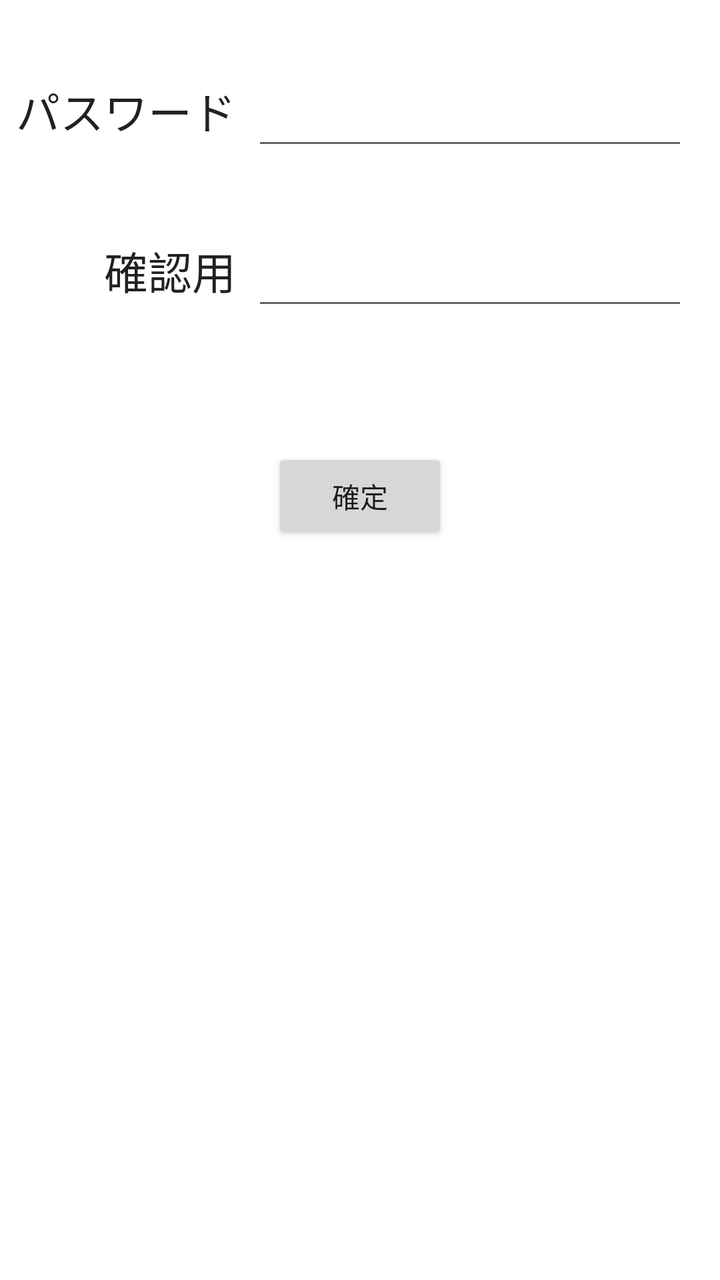
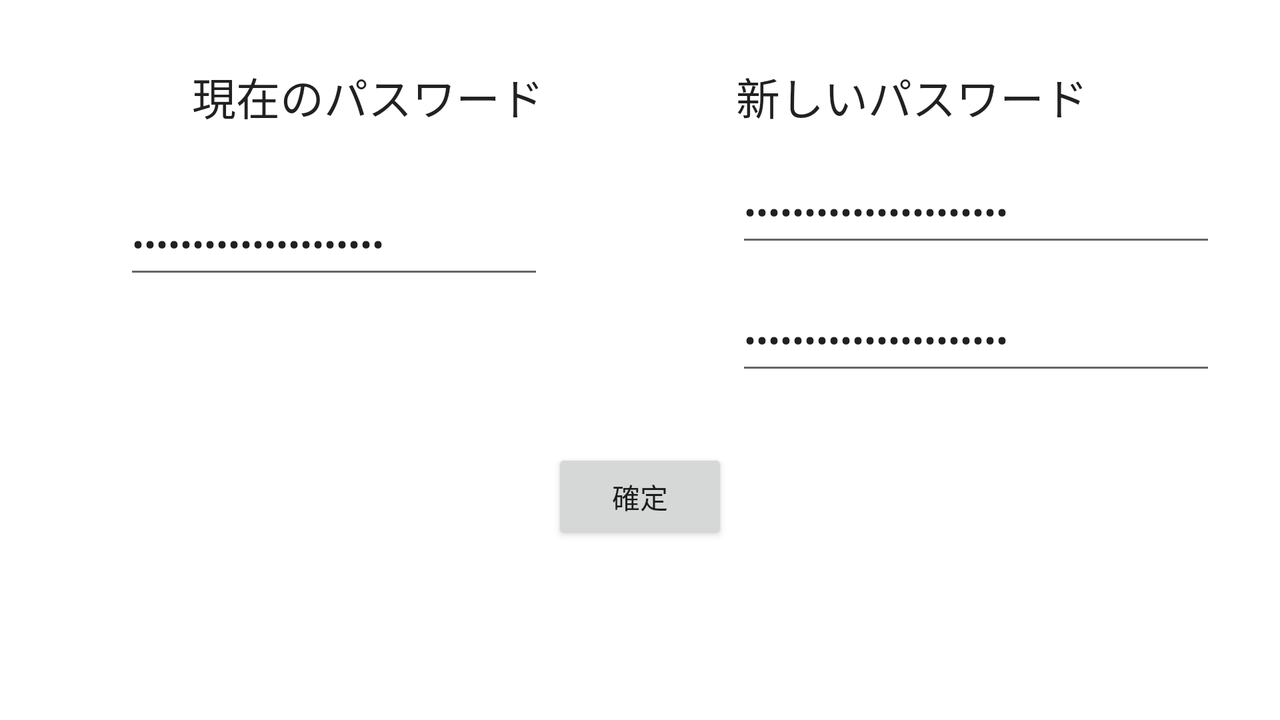

Compare how this app lays out the same screen by default and in its alternative resource folder. The renders come first, then the two layout files and the values they reference.
<!-- AndroidManifest.xml: application theme Theme.ScreenDesign -->
<!-- res/layout/activity_password_change.xml -->
<?xml version="1.0" encoding="utf-8"?>
<androidx.constraintlayout.widget.ConstraintLayout xmlns:android="http://schemas.android.com/apk/res/android"
    xmlns:app="http://schemas.android.com/apk/res-auto"
    xmlns:tools="http://schemas.android.com/tools"
    android:layout_width="match_parent"
    android:layout_height="match_parent"
    tools:context=".activity.PasswordChangeActivity">

    <EditText
        android:id="@+id/editTextTextPassword3"
        android:layout_width="0dp"
        android:layout_height="wrap_content"
        android:layout_marginStart="8dp"
        android:layout_marginTop="32dp"
        android:layout_marginEnd="16dp"
        android:ems="10"
        android:inputType="textPassword"
        android:minHeight="48dp"
        app:layout_constraintEnd_toEndOf="parent"
        app:layout_constraintStart_toEndOf="@+id/textView7"
        app:layout_constraintTop_toBottomOf="@+id/editTextTextPassword"
        tools:ignore="SpeakableTextPresentCheck" />

    <EditText
        android:id="@+id/editTextTextPassword"
        android:layout_width="0dp"
        android:layout_height="wrap_content"
        android:layout_marginStart="8dp"
        android:layout_marginTop="32dp"
        android:layout_marginEnd="16dp"
        android:ems="10"
        android:inputType="textPassword"
        android:minHeight="48dp"
        app:layout_constraintEnd_toEndOf="parent"
        app:layout_constraintHorizontal_bias="0.0"
        app:layout_constraintStart_toEndOf="@+id/textView6"
        app:layout_constraintTop_toTopOf="parent"
        tools:ignore="SpeakableTextPresentCheck" />

    <TextView
        android:id="@+id/textView6"
        android:layout_width="wrap_content"
        android:layout_height="0dp"
        android:layout_marginStart="8dp"
        android:text="パスワード"
        android:textAppearance="@style/TextAppearance.AppCompat.Large"
        app:layout_constraintBaseline_toBaselineOf="@+id/editTextTextPassword"
        app:layout_constraintStart_toStartOf="parent" />

    <TextView
        android:id="@+id/textView7"
        android:layout_width="wrap_content"
        android:layout_height="0dp"
        android:text="確認用"
        android:textAppearance="@style/TextAppearance.AppCompat.Large"
        app:layout_constraintBaseline_toBaselineOf="@+id/editTextTextPassword3"
        app:layout_constraintEnd_toEndOf="@+id/textView6" />

    <Button
        android:id="@+id/passwordChangeConfirmBtn"
        android:layout_width="wrap_content"
        android:layout_height="wrap_content"
        android:layout_marginTop="64dp"
        android:text="確定"
        app:layout_constraintEnd_toEndOf="parent"
        app:layout_constraintStart_toStartOf="parent"
        app:layout_constraintTop_toBottomOf="@+id/editTextTextPassword3" />

</androidx.constraintlayout.widget.ConstraintLayout>
<!-- resources referenced by this layout -->
<resources>
  <style name="Theme.ScreenDesign" parent="Theme.MaterialComponents.DayNight.DarkActionBar">
          
          <item name="colorPrimary">@color/navajoWhite</item>
          <item name="colorPrimaryVariant">@color/orange</item>
          <item name="colorOnPrimary">@color/black</item>
          
          <item name="colorSecondary">@color/teal_200</item>
          <item name="colorSecondaryVariant">@color/teal_700</item>
          <item name="colorOnSecondary">@color/ash</item>
          
          <item name="android:statusBarColor" tools:targetApi="l">?attr/colorPrimaryVariant</item>
          
      </style>
  <color name="navajoWhite">#FFBD5D</color>
  <color name="orange">#ffa500</color>
  <color name="black">#FF000000</color>
  <color name="teal_200">#FF03DAC5</color>
  <color name="teal_700">#FF018786</color>
  <color name="ash">#616161</color>
</resources>
<!-- res/layout-land/activity_password_change.xml (the author's variant of the layout above) -->
<!-- drawn on the phone turned sideways -->
<?xml version="1.0" encoding="utf-8"?>
<layout xmlns:android="http://schemas.android.com/apk/res/android"
    xmlns:app="http://schemas.android.com/apk/res-auto"
    xmlns:tools="http://schemas.android.com/tools">

    <data>
        <variable
            name="viewModel"
            type="com.example.screendesign.viewmodel.PasswordChangeViewModel" />
    </data>

    <androidx.constraintlayout.widget.ConstraintLayout
        android:layout_width="match_parent"
        android:layout_height="match_parent"
        tools:context=".activity.PasswordChangeActivity">

        <EditText
            android:id="@+id/editTextTextPassword"
            android:layout_width="0dp"
            android:layout_height="wrap_content"
            android:layout_marginTop="32dp"
            android:ems="10"
            android:inputType="textPassword"
            android:minHeight="48dp"
            android:text="@={viewModel.oldPass}"
            app:layout_constraintEnd_toEndOf="@+id/textView6"
            app:layout_constraintTop_toBottomOf="@+id/textView6"
            tools:ignore="SpeakableTextPresentCheck" />

        <TextView
            android:id="@+id/textView7"
            android:layout_width="wrap_content"
            android:layout_height="0dp"
            android:text="新しいパスワード"
            android:textAppearance="@style/TextAppearance.AppCompat.Large"
            app:layout_constraintEnd_toEndOf="parent"
            app:layout_constraintHorizontal_bias="0.5"
            app:layout_constraintStart_toEndOf="@+id/textView6"
            app:layout_constraintTop_toTopOf="@+id/textView6" />

        <Button
            android:id="@+id/passwordChangeConfirmBtn"
            android:layout_width="wrap_content"
            android:layout_height="wrap_content"
            android:layout_marginTop="32dp"
            android:text="確定"
            app:layout_constraintEnd_toEndOf="parent"
            app:layout_constraintStart_toStartOf="parent"
            app:layout_constraintTop_toBottomOf="@+id/editTextTextPassword2" />

        <EditText
            android:id="@+id/editTextTextPassword3"
            android:layout_width="0dp"
            android:layout_height="wrap_content"
            android:layout_marginTop="16dp"
            android:layout_marginEnd="32dp"
            android:ems="10"
            android:hint="一個目"
            android:inputType="textPassword"
            android:minHeight="48dp"
            android:text="@={viewModel.newPass1}"
            app:layout_constraintEnd_toEndOf="parent"
            app:layout_constraintStart_toStartOf="@+id/textView7"
            app:layout_constraintTop_toBottomOf="@+id/textView7"
            tools:ignore="SpeakableTextPresentCheck" />

        <EditText
            android:id="@+id/editTextTextPassword2"
            android:layout_width="0dp"
            android:layout_height="wrap_content"
            android:layout_marginTop="16dp"
            android:ems="10"
            android:hint="二個目"
            android:inputType="textPassword"
            android:minHeight="48dp"
            android:text="@={viewModel.newPass2}"
            app:layout_constraintEnd_toEndOf="@+id/editTextTextPassword3"
            app:layout_constraintStart_toStartOf="@+id/editTextTextPassword3"
            app:layout_constraintTop_toBottomOf="@+id/editTextTextPassword3"
            tools:ignore="SpeakableTextPresentCheck" />

        <TextView
            android:id="@+id/textView6"
            android:layout_width="wrap_content"
            android:layout_height="0dp"
            android:layout_marginTop="32dp"
            android:text="現在のパスワード"
            android:textAppearance="@style/TextAppearance.AppCompat.Large"
            app:layout_constraintEnd_toStartOf="@+id/textView7"
            app:layout_constraintHorizontal_bias="0.5"
            app:layout_constraintStart_toStartOf="parent"
            app:layout_constraintTop_toTopOf="parent" />

    </androidx.constraintlayout.widget.ConstraintLayout>
</layout>
